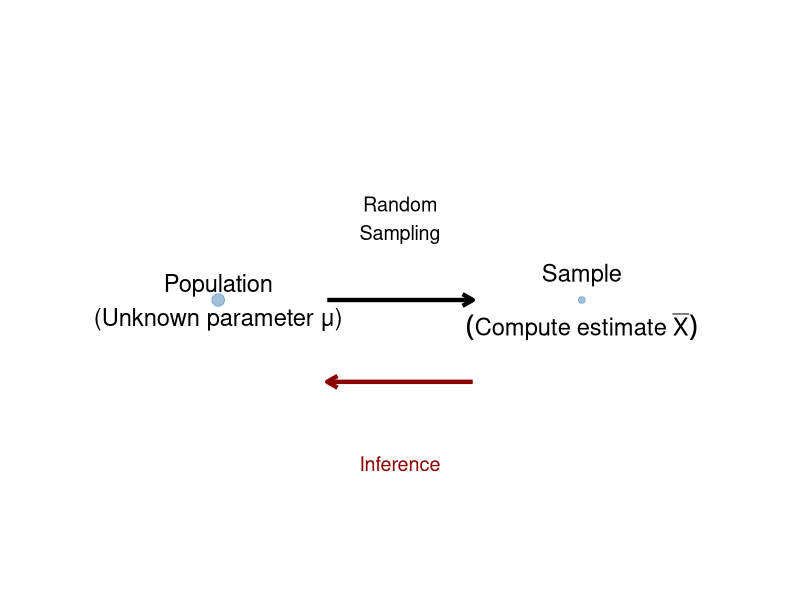
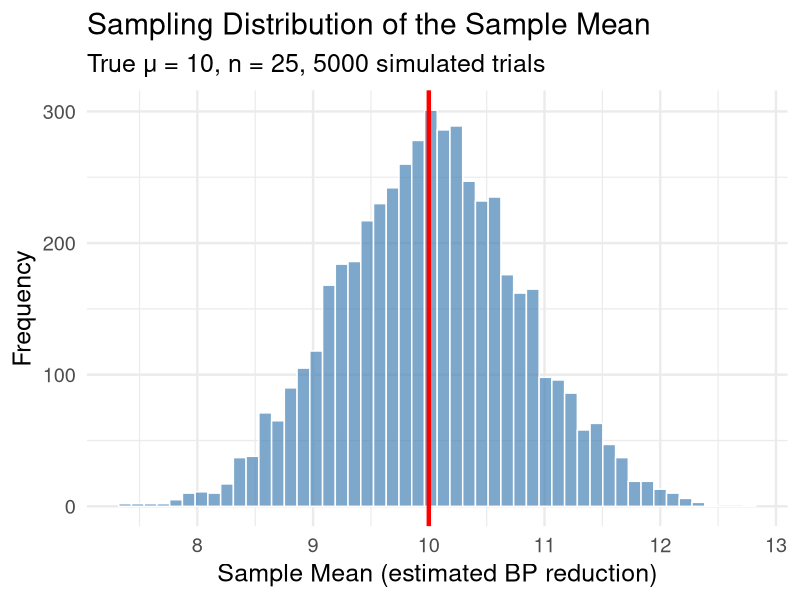
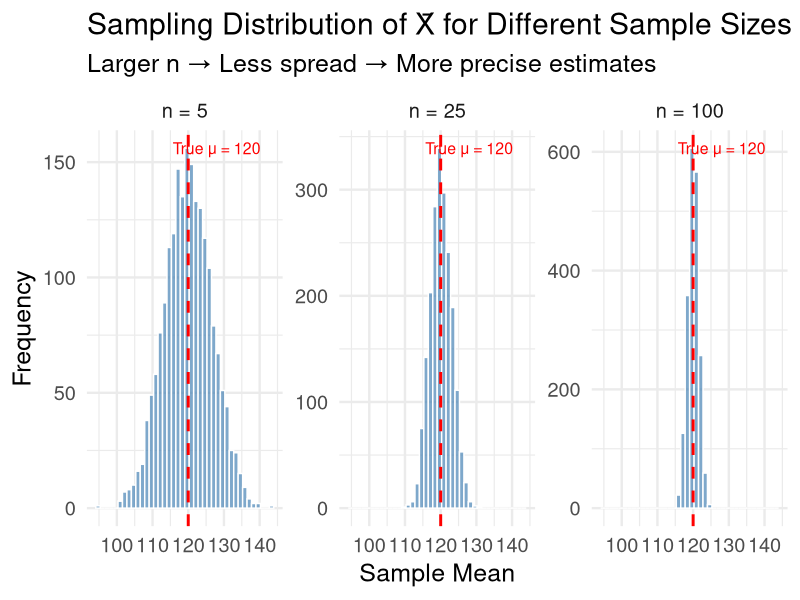
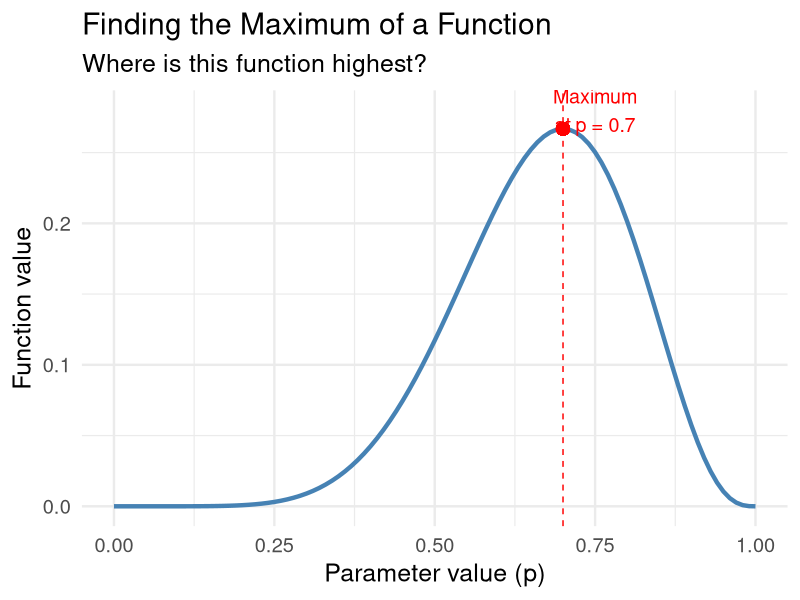
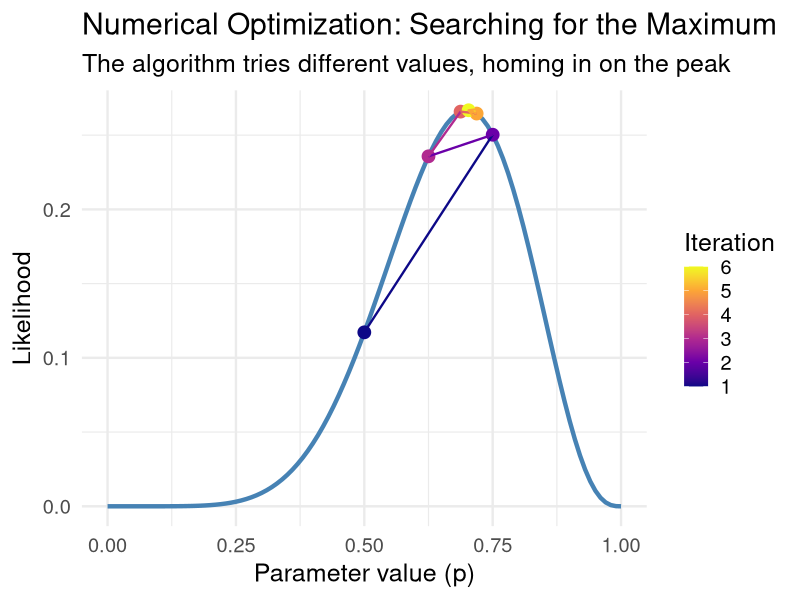

Here is the R script that generated these plots, in order:
## ---- chunk 1
#| label: setup
#| include: false
library(tidyverse)
set.seed(42)
theme_set(theme_minimal(base_size = 18))
## ---- chunk 2
# Actual blood pressure reductions (mmHg) from 25 patients
bp_reductions <- c(12, 8, 15, 10, 7, 14, 11, 9, 13, 16,
                   8, 12, 10, 14, 11, 9, 15, 13, 7, 12,
                   10, 8, 14, 11, 13)

# What's our estimate of the true mean reduction?
mean(bp_reductions)
## ---- chunk 3
#| echo: false
#| fig-height: 5
tibble(
  x = c(1, 2),
  y = c(1, 1),
  size = c(4, 2)
) |> 
  ggplot(aes(x = x, y = y)) +
  geom_point(aes(size = size), color = "steelblue", alpha = 0.5) +
  # Regular text labels
  annotate("text", x = 1, y = 1, 
           label = "Population\n(Unknown parameter μ)", size = 6) +
  annotate("text", x = 2, y = 1.05, 
           label = "Sample", size = 6) +
  # Parsed label for x-bar
  annotate("text", x = 2, y = 0.95, 
           label = "(Compute~estimate~bar(X))", size = 6, parse = TRUE) +
  annotate("segment", x = 1.3, xend = 1.7, y = 1, yend = 1,
           arrow = arrow(length = unit(0.3, "cm")), linewidth = 1.5) +
  annotate("text", x = 1.5, y = 1.15, label = "Random\nSampling", size = 5) +
  annotate("segment", x = 1.7, xend = 1.3, y = 0.85, yend = 0.85,
           arrow = arrow(length = unit(0.3, "cm")), linewidth = 1.5, color = "darkred") +
  annotate("text", x = 1.5, y = 0.7, label = "Inference", size = 5, color = "darkred") +
  scale_size_identity() +
  xlim(0.5, 2.5) + ylim(0.5, 1.5) +
  theme_void()
## ---- chunk 4
#| echo: false
#| fig-height: 4.5
# Show multiple samples from same population
set.seed(123)
true_mean <- 10
n <- 25

# Take 6 different samples
sample_results <- tibble(sample_num = 1:6) |> 
  mutate(
    data = map(sample_num, \(s) rnorm(n, true_mean, 3)),
    sample_mean = map_dbl(data, mean)
  )

sample_results |> 
  select(sample_num, sample_mean) |> 
  mutate(sample_mean = round(sample_mean, 2)) |> 
  knitr::kable(col.names = c("Sample", "Sample Mean (x̄)"))
## ---- chunk 5
#| output-location: slide
# Parameters
true_effect <- 10  # True mean BP reduction (mmHg)
true_sd <- 4       # Standard deviation
n_patients <- 25   # Patients per trial
n_trials <- 5000   # Number of simulated trials

# Simulate many clinical trials
sampling_distribution <- tibble(trial = 1:n_trials) |> 
  mutate(
    sample_mean = map_dbl(trial, \(t) {
      patients <- rnorm(n_patients, true_effect, true_sd)
      mean(patients)
    })
  )

# Visualize
sampling_distribution |> 
  ggplot(aes(x = sample_mean)) +
  geom_histogram(bins = 50, fill = "steelblue", alpha = 0.7, color = "white") +
  geom_vline(xintercept = true_effect, color = "red", linewidth = 1.5) +
  labs(title = "Sampling Distribution of the Sample Mean",
       subtitle = str_glue("True μ = {true_effect}, n = {n_patients}, {n_trials} simulated trials"),
       x = "Sample Mean (estimated BP reduction)", y = "Frequency")
## ---- chunk 6
#| code-line-numbers: "|1-3|5-12|14-15"
# Population parameters
true_mean <- 120  # True mean systolic BP
true_sd <- 15     # Population standard deviation

# Simulate sample means for different sample sizes
simulation_data <- tibble(n = c(5, 25, 100)) |> 
  cross_join(tibble(sim = 1:2000)) |> 
  mutate(
    sample_mean = map2_dbl(n, sim, \(size, s) {
      mean(rnorm(size, true_mean, true_sd))
    })
  )

# Calculate observed standard deviation for each sample size
simulation_data |> 
  group_by(n) |> 
  summarize(
    observed_sd = sd(sample_mean),
    theoretical_sd = true_sd / sqrt(first(n))
  )
## ---- chunk 7
#| echo: false
#| fig-height: 5
simulation_data |> 
  mutate(n_label = paste("n =", n) |> fct_reorder(n)) |> 
  ggplot(aes(x = sample_mean)) +
  geom_histogram(bins = 40, fill = "steelblue", alpha = 0.7, color = "white") +
  geom_vline(xintercept = true_mean, color = "red", linetype = "dashed", linewidth = 1) +
  facet_wrap(~n_label, scales = "free_y") +
  labs(title = "Sampling Distribution of X̄ for Different Sample Sizes",
       subtitle = "Larger n → Less spread → More precise estimates",
       x = "Sample Mean", y = "Frequency") +
  annotate("text", x = 128, y = Inf, label = "True μ = 120", 
           vjust = 2, color = "red", size = 4)
## ---- chunk 8
#| echo: false
#| fig-height: 5
# Create a likelihood function to visualize
tibble(p = seq(0, 1, by = 0.01)) |> 
  mutate(likelihood = dbinom(7, size = 10, prob = p)) |> 
  ggplot(aes(x = p, y = likelihood)) +
  geom_line(color = "steelblue", linewidth = 1.5) +
  geom_vline(xintercept = 0.7, color = "red", linetype = "dashed") +
  geom_point(aes(x = 0.7, y = dbinom(7, 10, 0.7)), color = "red", size = 4) +
  labs(title = "Finding the Maximum of a Function",
       subtitle = "Where is this function highest?",
       x = "Parameter value (p)", y = "Function value") +
  annotate("text", x = 0.75, y = 0.28, label = "Maximum\nat p = 0.7", 
           color = "red", size = 5)
## ---- chunk 9
# Try different values of p
grid_search <- tibble(p = seq(0.01, 0.99, by = 0.01)) |> 
  mutate(
    likelihood = dbinom(7, size = 10, prob = p)
  )

# Find the maximum
grid_search |> 
  slice_max(likelihood, n = 1)
## ---- chunk 10
# Define the likelihood function
likelihood_function <- function(p) {
  dbinom(7, size = 10, prob = p)
}

# Use optimize() to find the maximum
# Note: optimize finds MINIMUM by default, so we negate for maximum
result <- optimize(
  f = function(p) -likelihood_function(p),  # Negative to find max
  interval = c(0, 1)                         # Search between 0 and 1
)

# The maximum occurs at:
cat("Maximum likelihood estimate: p =", result$minimum)
## ---- chunk 11
#| echo: false
#| fig-height: 5
# Visualize the optimization process
search_points <- tibble(
  iteration = 1:6,
  p = c(0.5, 0.75, 0.625, 0.6875, 0.71875, 0.703125),
  likelihood = dbinom(7, 10, p)
)

tibble(p = seq(0, 1, by = 0.01)) |> 
  mutate(likelihood = dbinom(7, size = 10, prob = p)) |> 
  ggplot(aes(x = p, y = likelihood)) +
  geom_line(color = "steelblue", linewidth = 1.5) +
  geom_point(data = search_points, aes(color = iteration), size = 4) +
  geom_path(data = search_points, aes(color = iteration), 
            arrow = arrow(length = unit(0.2, "cm")), linewidth = 0.8) +
  scale_color_viridis_c(option = "plasma") +
  labs(title = "Numerical Optimization: Searching for the Maximum",
       subtitle = "The algorithm tries different values, homing in on the peak",
       x = "Parameter value (p)", y = "Likelihood",
       color = "Iteration")
## ---- chunk 12
# Solution:
likelihood_fn <- function(p) {
  dbinom(18, size = 25, prob = p)
}

result <- optimize(f = function(p) -likelihood_fn(p), interval = c(0, 1))
cat("MLE of sensitivity:", result$minimum)  # Should be 18/25 = 0.72
## ---- chunk 13
# Example: Finding mean and SD that best fit data
patient_data <- c(120, 135, 128, 142, 131, 125, 138, 129, 133, 127)

# Negative log-likelihood for normal distribution
neg_log_lik <- function(params) {
  mu <- params[1]
  sigma <- params[2]
  if (sigma <= 0) return(Inf)  # sigma must be positive
  -sum(dnorm(patient_data, mean = mu, sd = sigma, log = TRUE))
}

# Use optim() for multiple parameters
result <- optim(par = c(130, 10), fn = neg_log_lik)
cat("MLE for mean:", round(result$par[1], 2), "\n")
cat("MLE for SD:", round(result$par[2], 2), "\n")
cat("Compare to sample mean:", round(mean(patient_data), 2))
